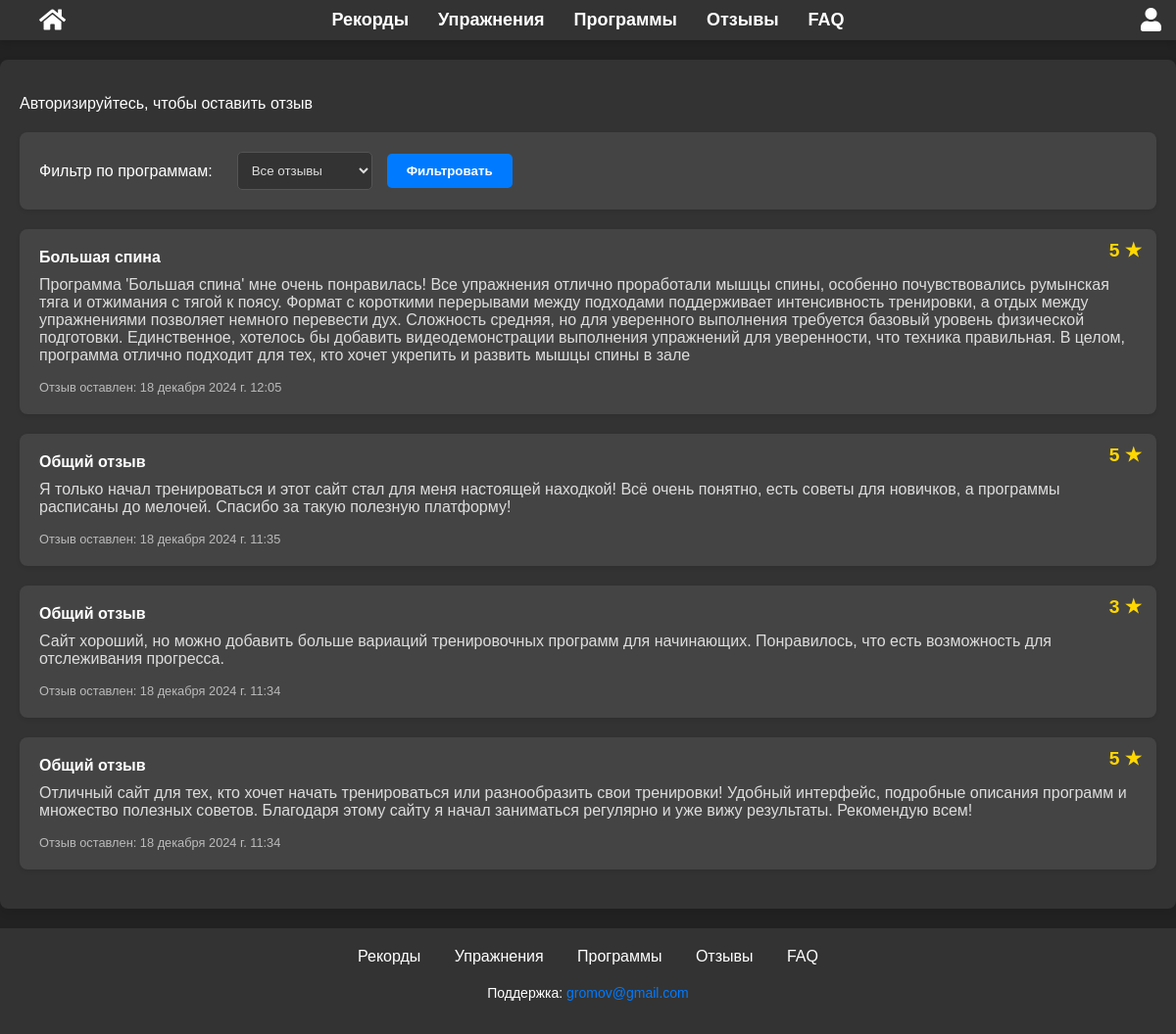
Page /reviews/all_reviews/ on the committed database.
### reviews/models.py (models this page shows, shortened)
class Review(models.Model):
    user = models.ForeignKey(User, on_delete=models.CASCADE, related_name='reviews')
    program = models.ForeignKey(WorkoutProgram, on_delete=models.CASCADE, related_name='reviews', null=True)
    text = models.TextField(verbose_name="Текст отзыва")
    rating = models.PositiveIntegerField(choices=[(i, i) for i in range(1, 6)], verbose_name="Оценка от 1 до 5")
    created_at = models.DateTimeField(auto_now_add=True, verbose_name="Дата создания отзыва")
    class Meta:
        verbose_name = "Отзыв"
        verbose_name_plural = "Отзывы"

### workout/models.py (models this page shows, shortened)
class WorkoutProgram(models.Model):
    title = models.CharField(max_length=100, verbose_name="Название программы")
    image = models.ImageField(upload_to='workout_programs/', verbose_name="Изображение")
    description = models.TextField(verbose_name="Описание программы")
    muscle_groups = models.ManyToManyField(MuscleGroup, verbose_name="Группы мышц")
    exercises = models.ManyToManyField(Exercise, verbose_name="Упражнения")
    difficulty_level = models.CharField(
        max_length=10,
        choices=DifficultyLevel.choices,
        verbose_name="Уровень сложности",
        default=DifficultyLevel.EASY  # Устанавливаем дефолтное значение
    )
    workout_type = models.CharField(
        max_length=10,
        choices=WorkoutType.choices,
        verbose_name="Тип тренировки",
        default=WorkoutType.CARDIO  # Устанавливаем дефолтное значение
    )
    training_place = models.CharField(
        max_length=20,
        choices=TrainingPlace.choices,
        verbose_name="Место тренировки",
        default=TrainingPlace.GYM  # Устанавливаем дефолтное значение
    )
    class Meta:
        verbose_name = "Программа тренировки"
        verbose_name_plural = "Программы тренировок"

### reviews/views.py (the view)
# urls.py: path('all_reviews/', views.all_reviews, name='all_reviews'),
def all_reviews(request):
    reviews = Review.objects.all().order_by('-created_at')  # Извлекаем все отзывы
    selected_program_id = request.GET.get('program')  # Получаем выбранную программу из запроса
    if selected_program_id == "none":  # Если выбран "Общий отзыв"
        reviews = reviews.filter(program__isnull=True)
    elif selected_program_id:  # Если выбрана конкретная программа
        reviews = reviews.filter(program_id=selected_program_id)
    if request.method == 'POST':
        form = ReviewForm(request.POST)
        if form.is_valid():
            review = form.save(commit=False)
            review.user = request.user  # Привязываем отзыв к текущему пользователю
            review.save()
            return redirect('all_reviews')  # Перенаправляем обратно на страницу всех отзывов
    else:
        form = ReviewForm()
    all_programs = WorkoutProgram.objects.all()
    return render(request, 'reviews/all_reviews.html', {
        'reviews': reviews,
        'form': form,
        'all_programs': all_programs,  # Передаем программы в контекст
        'selected_program_id': selected_program_id,
    })

### reviews/forms.py
class ReviewForm(forms.ModelForm):
    class Meta:
        model = Review
        fields = ['text', 'rating', 'program']  # Оставляем только текст отзыва и рейтинг
    program = forms.ModelChoiceField(queryset=WorkoutProgram.objects.all(), required=False, empty_label="Без привязки к программе")

### reviews/templates/reviews/all_reviews.html (shortened to what this page needs)
{% extends 'reviews/layuot.html' %}
{% load static %}
{% block content %}
    {% if user.is_authenticated %}
        <div class="program-reviews-container">
            <h1>Все отзывы</h1>
            <h2>Добавить отзыв</h2>
            <form method="post" class="review-form">
                {% csrf_token %}
                <div class="form-group">
                    <label for="id_text">Текст отзыва:</label>
                    <textarea name="text" id="id_text" class="form-control" rows="4">{{ form.text.value }}</textarea>
                </div>
                <div class="form-group">
                    <label for="id_rating">Рейтинг:</label>
                    <select name="rating" id="id_rating" class="form-control">
                        <option value="1" {% if form.rating.value == 1 %}selected{% endif %}>1</option>
                        <option value="2" {% if form.rating.value == 2 %}selected{% endif %}>2</option>
                        <option value="3" {% if form.rating.value == 3 %}selected{% endif %}>3</option>
                        <option value="4" {% if form.rating.value == 4 %}selected{% endif %}>4</option>
                        <option value="5" {% if form.rating.value == 5 %}selected{% endif %}>5</option>
                    </select>
                </div>
                <div class="form-group">
                    <label for="id_program">Программа:</label>
                    <select name="program" id="id_program" class="form-control">
                        <option value="">Выберите программу</option>
                        {% for program in all_programs %}
                            <option value="{{ program.id }}" {% if form.program.value == program.id %}selected{% endif %}>{{ program.title }}</option>
                        {% endfor %}
                    </select>
                </div>
                <button type="submit" class="add-review-btn">Оставить отзыв</button>
            </form>
    {% else %}
        <p>Авторизируйтесь, чтобы оставить отзыв</p>
    {% endif %}
            <div class="filter-container">
                <form method="get" class="filter-form">
                    <label for="program-filter">Фильтр по программам:</label>
                    <select name="program" id="program-filter" class="form-control">
                        <option value="">Все отзывы</option>
                    </select>
                    <button type="submit" class="filter-btn">Фильтровать</button>
                </form>
            </div>
            <div class="reviews-list">
                <ul>
                    {% for review in reviews %}
                        <li class="review-item">
                            <div class="review-header">
                                {% if review.program %}
                                    <strong>{{ review.program.title }}</strong>
                                {% else %}
                                    <strong>Общий отзыв</strong>
                                {% endif %}
                                <div class="review-rating">{{ review.rating }} ★</div>
                            </div>
                            <div class="review-content">
                                <p>{{ review.text }}</p>
                                <small>Отзыв оставлен: {{ review.created_at }}</small>
                            </div>
                        </li>
                    {% empty %}
                        <li>Отзывов пока нет.</li>
                    {% endfor %}
                </ul>
            </div>
{% endblock %}

### reviews/static/reviews/css/main.css (style rules this page uses)
html, body { height: 100%; margin: 0; padding: 0; font-family: Arial, sans-serif; background-color: #222; color: #fff; }

### reviews/static/reviews/css/program_reviews.css (style rules this page uses)
.reviews-list { margin-top: 20px; }
.reviews-list ul { list-style-type: none; padding: 0; }
.reviews-list .review-item { position: relative; margin-bottom: 15px; background-color: #444; padding: 15px; border-radius: 8px; box-shadow: 0 2px 4px rgba(0, 0, 0, 0.1); }
.review-header { display: flex; justify-content: space-between; align-items: center; margin-bottom: 10px; }
.review-header strong { font-weight: bold; color: #fff; }
.review-rating { position: absolute; top: 10px; right: 15px; font-size: 1.2em; font-weight: bold; color: #ffd700; }
.review-content p { margin-top: 10px; color: #ddd; }

### reviews/static/reviews/css/all_reviews.css (style rules this page uses)
.reviews-list ul { list-style-type: none; padding: 0; }
.reviews-list .review-item { margin-bottom: 20px; background-color: #444; padding: 20px; border-radius: 8px; box-shadow: 0 2px 4px rgba(0, 0, 0, 0.1); position: relative; }
.review-header { display: flex; justify-content: space-between; align-items: center; margin-bottom: 10px; }
.review-rating { font-size: 1.2em; color: #ffd700; }
.review-content p { margin-top: 10px; color: #ddd; }
.review-content small { display: block; margin-top: 10px; font-size: 0.8em; color: #bbb; }
.filter-container { margin: 20px 0; padding: 20px; background-color: #444; border-radius: 8px; box-shadow: 0 2px 4px rgba(0, 0, 0, 0.1); }
.filter-form { display: flex; flex-wrap: wrap; align-items: center; gap: 15px; }
.filter-form label { font-size: 1em; color: #fff; margin-right: 10px; }
.filter-form select { padding: 10px; background-color: #333; color: #ddd; border: 1px solid #555; border-radius: 5px; transition: border-color 0.3s; }
.filter-btn { padding: 10px 20px; background-color: #007BFF; color: #fff; font-weight: bold; border-radius: 5px; border: none; cursor: pointer; transition: background-color 0.3s; }

### rows in the picture
Review: program "Большая спина", rating "5", text "Программа 'Большая спина' мне очень понравилась! Все упражнения отлично проработали мышцы спины, особенно почувствовались румынская тяга и отжимания с тягой к поясу. Формат с короткими перерывами между подходами поддерживает интенсивность тренировки, а отдых между упражнениями позволяет немного перевести дух. Сложность средняя, но для уверенного выполнения требуется базовый уровень физической подготовки. Единственное, хотелось бы добавить видеодемонстрации выполнения упражнений для уверенности, что техника правильная. В целом, программа отлично подходит для тех, кто хочет укрепить и развить мышцы спины в зале", created_at "18 декабря 2024 г. 12:05"
Review: shows "Общий отзыв", rating "5", text "Я только начал тренироваться и этот сайт стал для меня настоящей находкой! Всё очень понятно, есть советы для новичков, а программы расписаны до мелочей. Спасибо за такую полезную платформу!", created_at "18 декабря 2024 г. 11:35"
Review: shows "Общий отзыв", rating "3", text "Сайт хороший, но можно добавить больше вариаций тренировочных программ для начинающих. Понравилось, что есть возможность для отслеживания прогресса.", created_at "18 декабря 2024 г. 11:34"
Review: shows "Общий отзыв", rating "5", text "Отличный сайт для тех, кто хочет начать тренироваться или разнообразить свои тренировки! Удобный интерфейс, подробные описания программ и множество полезных советов. Благодаря этому сайту я начал заниматься регулярно и уже вижу результаты. Рекомендую всем!", created_at "18 декабря 2024 г. 11:34"
